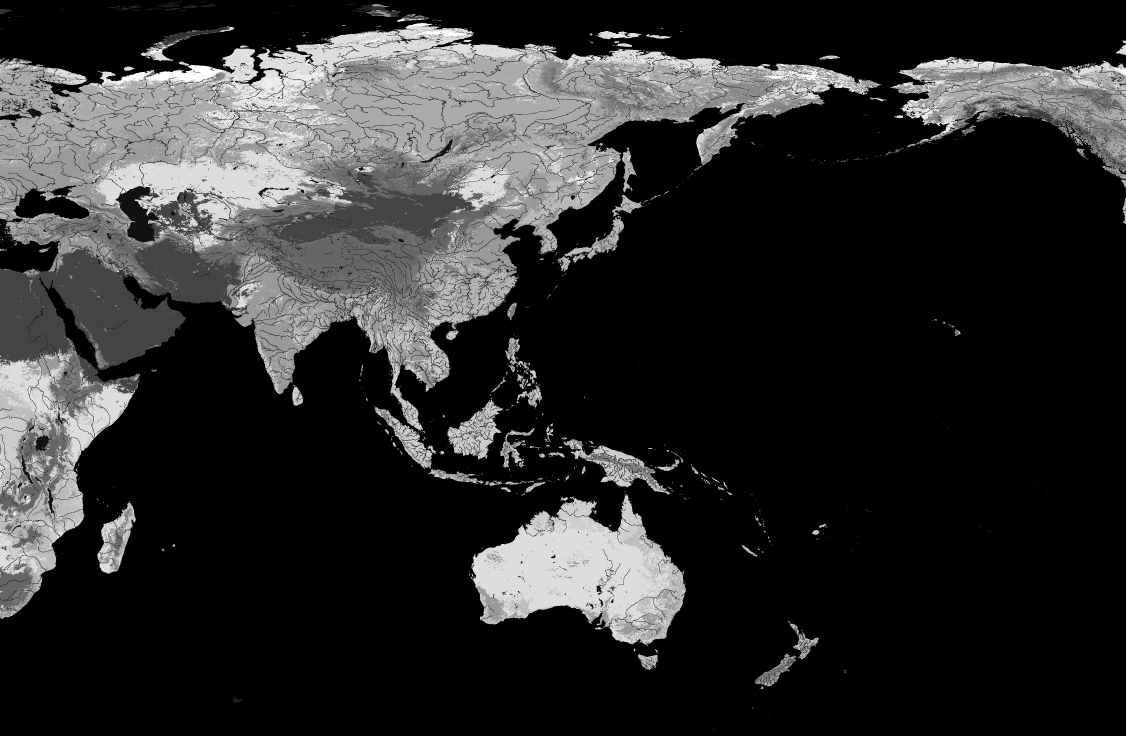
#> input picture 地图/地图数据/栅格/地形编码.png, 3376 x 2208 px (shown at 1/3 size)
$ python _measure_bytes.py
#> lines starting #> are read from the running program, lines starting #| are printed output that depends on the picture
# -*- coding: utf-8 -*-
"""临时：把三层栅格解成 typed array，实测运行态字节账 + 试各种打包到底省不省。用完即删。"""
import gzip, json, os, time, zlib
import numpy as np
from PIL import Image

R = os.path.join("地图", "地图数据", "栅格")
t0 = time.time()
ter = np.asarray(Image.open(os.path.join(R, "地形编码.png")))          # uint8
#> ter is the input picture: shape (2208, 3376); min 0, max 15, mean 2.59
plot = np.asarray(Image.open(os.path.join(R, "地块编码.png")))          # RGB
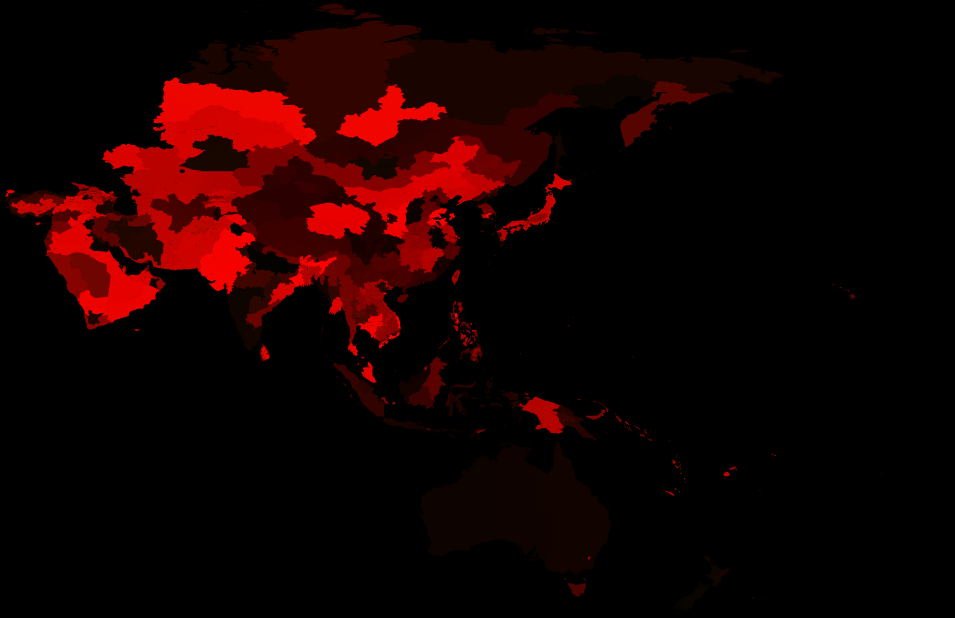
#> input picture 地图/地图数据/栅格/地块编码.png, 3819 x 2472 px (shown at 1/4 size)
#> plot is the input picture: shape (2472, 3819, 3); mean R, G, B 21.3, 0.7, 0
dist = np.asarray(Image.open(os.path.join(R, "分区编码.png")))
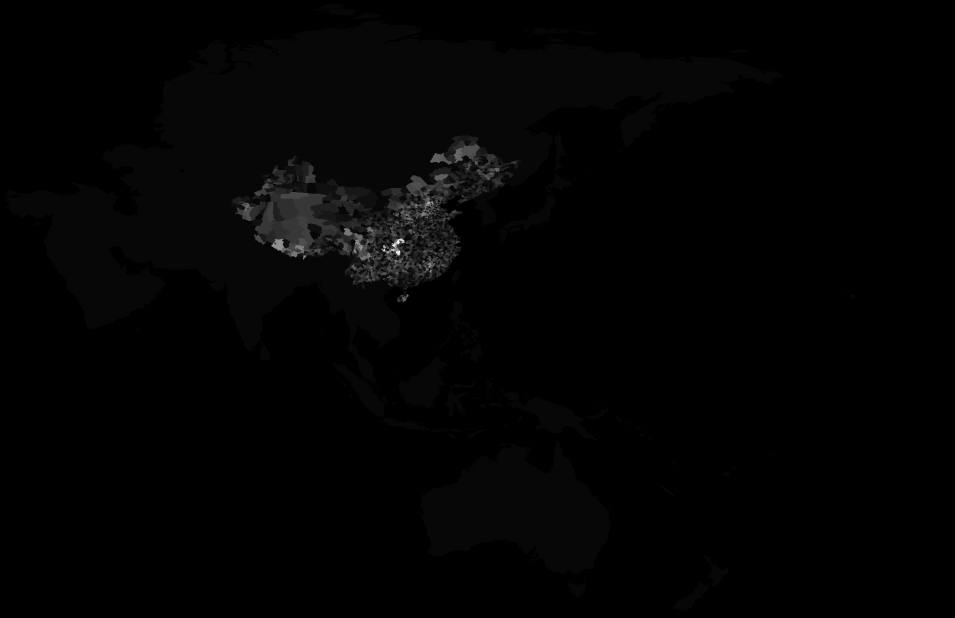
#> input picture 地图/地图数据/栅格/分区编码.png, 3819 x 2472 px (shown at 1/4 size)
#> dist is the input picture: shape (2472, 3819); min 0, max 32, mean 0.4
H, W = ter.shape
#> H = 2208; W = 3376
N = H * W
#> N = 7454208
print(f"栅格 {W}×{H} = {N:,} 格；解三张 PNG 用了 {time.time()-t0:.1f} s（一次，加载时算一次）")

pid = plot[..., 0].astype(np.uint16) | (plot[..., 1].astype(np.uint16) << 8)
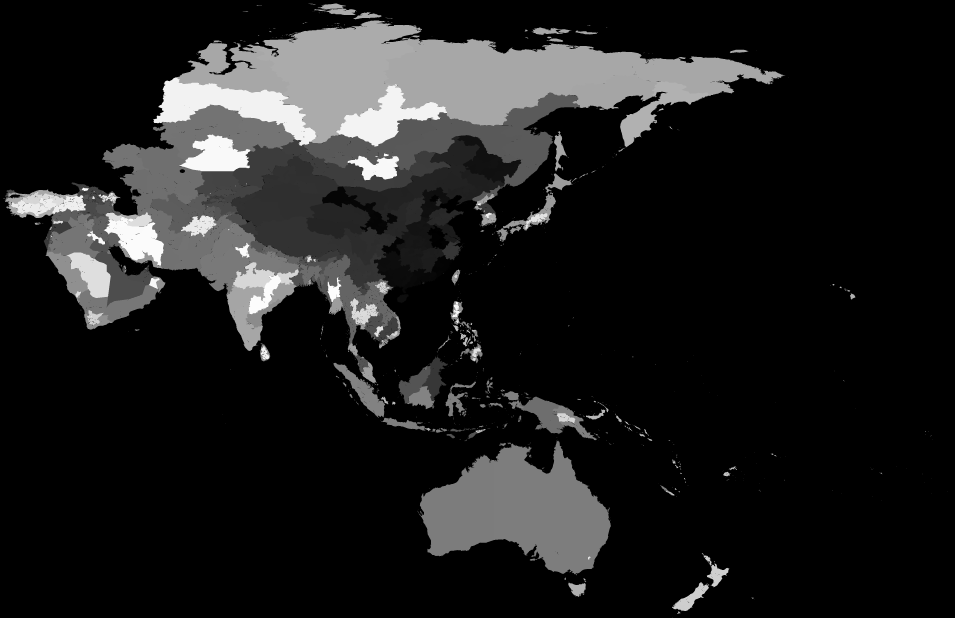
#> pid: shape (2472, 3819) uint16 (shown at 1/4 size); min 0, max 1595, mean 188.1; drawn with min black and max white
did = dist[..., 0].astype(np.uint16) | (dist[..., 1].astype(np.uint16) << 8)
#> did = 2472 values from 0 to 0
print(f"地块编号 max {int(pid.max()):,}（需要 {int(pid.max()).bit_length()} 位）"
      f"；块区编号 max {int(did.max()):,}（需要 {int(did.max()).bit_length()} 位）"
      f"；地形类 max {int(ter.max())}（需要 {int(ter.max()).bit_length()} 位）")
#| 地块编号 max 1,595（需要 11 位）；块区编号 max 0（需要 0 位）；地形类 max 15（需要 4 位）

print("\n=== A. 磁盘：现在这三张 PNG ===")
tot = 0
for f in ("地形编码.png", "地块编码.png", "分区编码.png"):
    s = os.path.getsize(os.path.join(R, f))
    tot += s
    print(f"  {f:<16}{s:>9,} B   {s/N:.4f} B/格")
#> after the loop, tot = 811120
print(f"  {'合计':<16}{tot:>9,} B   {tot/N:.4f} B/格")
#|   合计                811,120 B   0.1088 B/格

print("\n=== B. 内存：typed array（每种字段一个原生数组）===")
mem = 0
for nm, a in (("地形 uint8", ter), ("地块 uint16", pid), ("块区 uint16", did)):
    mem += a.nbytes
    print(f"  {nm:<14}{a.nbytes:>12,} B   {a.nbytes/N:.0f} B/格")
#> this loop made 3 passes
#> (nm, mem) on passes 1 to 3: ('地形 uint8', 7454208), ('地块 uint16', 26335344), ('块区 uint16', 26340288)
#|   地形 uint8         7,454,208 B   1 B/格
#|   地块 uint16       18,881,136 B   3 B/格
#|   块区 uint16            4,944 B   0 B/格
#> after the loop, mem = 26340288
print(f"  {'合计':<14}{mem:>12,} B = {mem/1048576:.1f} MB   {mem/N:.0f} B/格")
#|   合计              26,340,288 B = 25.1 MB   4 B/格
print(f"  对照：若三层都留在 canvas 的 RGBA 像素里 = {4*3*N/1048576:.0f} MB（4 B/格 × 3 层）")
#|   对照：若三层都留在 canvas 的 RGBA 像素里 = 85 MB（4 B/格 × 3 层）

print("\n=== C. 打包到底省不省？（关键：对齐）===")
for nm, bits in (("地形 4 位 + 地块 16 + 块区 16", 36), ("地形 5 + 地块 16 + 块区 16", 37),
                 ("地形 4 + 地块 15 + 块区 15", 34), ("地形 4 + 地块 14 + 块区 14", 32),
                 ("地形 5 + 地块 14 + 块区 13", 32), ("再加 地理区 8 位（5+16+16+8）", 45)):
    print(f"  {nm:<32}{bits:>3} 位 → { -(-bits//8)} B/格 = {-(-bits//8)*N/1048576:>6.1f} MB")

print("\n=== D. 压缩：把这 5 B/格的原始数组压一遍 ===")
raw = ter.tobytes() + pid.tobytes() + did.tobytes()
print(f"  原始 {len(raw):,} B = {len(raw)/1048576:.1f} MB")
#|   原始 26,340,288 B = 25.1 MB
for lvl in (6, 9):
    c = zlib.compress(raw, lvl)
    print(f"  zlib -{lvl}: {len(c):,} B = {len(c)/1048576:.1f} MB（{len(c)/N:.3f} B/格，"
          f"压剩 {len(c)/len(raw)*100:.1f}%）")
#> this loop made 2 passes
#|   zlib -6: 608,544 B = 0.6 MB（0.082 B/格，压剩 2.3%）
#|   zlib -9: 567,079 B = 0.5 MB（0.076 B/格，压剩 2.2%）
print(f"  ⚠ 对照：三张 PNG 合计 {tot:,} B —— 比压过的原始数组还小 {len(c)/tot:.1f} 倍，"
      f"因为 PNG 有行滤波 + 逐层调色板化")
#|   ⚠ 对照：三张 PNG 合计 811,120 B —— 比压过的原始数组还小 0.7 倍，因为 PNG 有行滤波 + 逐层调色板化
print("\n=== E. 只解地形（游戏若按需加载）===")
print(f"  地形 1 B/格 = {N/1048576:.1f} MB；三张 PNG 里地形那张只有 "
      f"{os.path.getsize(os.path.join(R,'地形编码.png')):,} B")
#|   地形 1 B/格 = 7.1 MB；三张 PNG 里地形那张只有 488,367 B
print(f"\n总耗时 {time.time()-t0:.1f} s")
